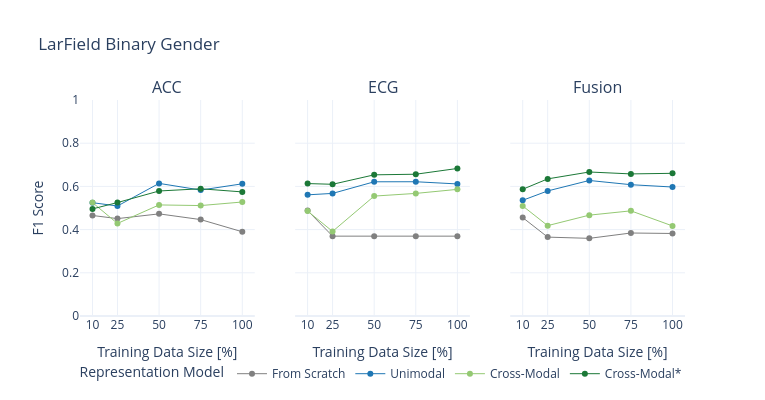

The code cell stored with this chart in its notebook:
### Code cell
import pandas as pd
import plotly.graph_objects as go
from plotly.subplots import make_subplots

aggregated_results = aggregated_results[aggregated_results["lr"]=="0.005"].sort_values(by="modality")

# Define consistent colors per model
color_dict = {
    "unimodal": "#1F77B4",
    "multimodal": "#94C973",
    "multimodal_initialized_encoders": "#1B7837",
    "multimodal_not_loaded_checkpoint": "gray"
}

models_dict = {
    "unimodal": "Unimodal",
    "multimodal": "Cross-Modal",
    "multimodal_initialized_encoders": "Cross-Modal*",
    "multimodal_not_loaded_checkpoint": "From Scratch",
}
model_order = [
    "multimodal_not_loaded_checkpoint",  # From Scratch
    "unimodal",                          # Unimodal
    "multimodal",                        # Cross-Modal
    "multimodal_initialized_encoders"   # Cross-Modal*
]
modalities_dict = {'ACC': 'ACC', 'ECG': 'ECG', 'ECG_ACC': 'Fusion'}


# Unique modalities and models
modalities = aggregated_results['modality'].unique()
models = aggregated_results['experiment_description_short'].unique()

# Create subplot grid: 1 row, multiple columns for each modality
fig = make_subplots(rows=1, cols=len(modalities), shared_yaxes=True,
                    subplot_titles=[modalities_dict[m] for m in modalities])

shown_in_legend = set()

for col_idx, modality in enumerate(modalities, start=1):
    df_modality = aggregated_results[aggregated_results['modality'] == modality]
    
    for model in model_order:
        df_model = df_modality[df_modality['experiment_description_short'] == model]
        if df_model.empty:
            continue

        df_model = df_model.sort_values(by="train_size")
        model_name = models_dict.get(model, model)  # fallback to key if not found

        # Line + marker
        fig.add_trace(
            go.Scatter(
                x=df_model["train_size"],
                y=df_model["F1_score_mean"],
                mode='lines+markers',
                name=model_name,
                showlegend=model_name not in shown_in_legend,
                marker=dict(color=color_dict.get(model, "black")),
                line=dict(color=color_dict.get(model, "black"), width=1),
                legendgroup=model
            ),
            row=1, col=col_idx
        )

        shown_in_legend.add(model_name)
        # Confidence interval
        fig.add_trace(
            go.Scatter(
                x=pd.concat([df_model["train_size"], df_model["train_size"][::-1]]),
                y=pd.concat([
                    df_model["F1_score_mean"] + df_model["F1_score_std"],
                    (df_model["F1_score_mean"] - df_model["F1_score_std"])[::-1]
                ]),
                fill='toself',
                fillcolor=color_dict.get(model, "gray").replace(")", "66)"),  # ~40% opacity
                line=dict(color='rgba(255,255,255,0)'),
                hoverinfo="skip",
                showlegend=False,
                legendgroup=model
            ),
            row=1, col=col_idx
        )

# Layout customization
fig.update_layout(
    template="plotly_white",
    height=400,
    width=255 * len(modalities),
    showlegend=True,
    legend_title_text="Representation Model",
    legend=dict(
        orientation="h",
        yanchor="top",
        y=-0.2,
        xanchor="center",
        x=0.5,
        font=dict(size=12)
    ),
    title = "LarField Binary Gender"
)

# Axes settings
fig.update_yaxes(title_text="F1 Score", range=[0, 1])
fig.update_xaxes(title_text="Training Data Size [%]")

for i in range(2, 3 + 1):
    fig.update_yaxes(title_text='', row=1, col=i)
for i in range(1, 3 + 1):
    fig.update_xaxes(
        tickmode='array',
        tickvals=[10, 25, 50, 75, 100],
        row=1, col=i
    )    

fig.show()

### Figure 1 — Plotly figure (JSON) as saved in the notebook; plotly's stock layout.template omitted (floating-point values rounded to 4 significant figures)
{"data": [{"legendgroup": "multimodal_not_loaded_checkpoint", "line": {"color": "gray", "width": 1}, "marker": {"color": "gray"}, "mode": "lines+markers", "name": "From Scratch", "showlegend": true, "type": "scatter", "x": [10, 25, 50, 75, 100], "xaxis": "x", "y": [0.4654, 0.4508, 0.4728, 0.4463, 0.3899], "yaxis": "y"}, {"fill": "toself", "fillcolor": "gray", "hoverinfo": "skip", "legendgroup": "multimodal_not_loaded_checkpoint", "line": {"color": "rgba(255,255,255,0)"}, "showlegend": false, "type": "scatter", "x": [10, 25, 50, 75, 100, 100, 75, 50, 25, 10], "xaxis": "x", "y": [null, null, null, null, null, null, null, null, null, null], "yaxis": "y"}, {"legendgroup": "unimodal", "line": {"color": "#1F77B4", "width": 1}, "marker": {"color": "#1F77B4"}, "mode": "lines+markers", "name": "Unimodal", "showlegend": true, "type": "scatter", "x": [10, 25, 50, 75, 100], "xaxis": "x", "y": [0.5246, 0.5093, 0.614, 0.583, 0.6119], "yaxis": "y"}, {"fill": "toself", "fillcolor": "#1F77B4", "hoverinfo": "skip", "legendgroup": "unimodal", "line": {"color": "rgba(255,255,255,0)"}, "showlegend": false, "type": "scatter", "x": [10, 25, 50, 75, 100, 100, 75, 50, 25, 10], "xaxis": "x", "y": [null, null, null, null, null, null, null, null, null, null], "yaxis": "y"}, {"legendgroup": "multimodal", "line": {"color": "#94C973", "width": 1}, "marker": {"color": "#94C973"}, "mode": "lines+markers", "name": "Cross-Modal", "showlegend": true, "type": "scatter", "x": [10, 25, 50, 75, 100], "xaxis": "x", "y": [0.5249, 0.4285, 0.5142, 0.5113, 0.5277], "yaxis": "y"}, {"fill": "toself", "fillcolor": "#94C973", "hoverinfo": "skip", "legendgroup": "multimodal", "line": {"color": "rgba(255,255,255,0)"}, "showlegend": false, "type": "scatter", "x": [10, 25, 50, 75, 100, 100, 75, 50, 25, 10], "xaxis": "x", "y": [null, null, null, null, null, null, null, null, null, null], "yaxis": "y"}, {"legendgroup": "multimodal_initialized_encoders", "line": {"color": "#1B7837", "width": 1}, "marker": {"color": "#1B7837"}, "mode": "lines+markers", "name": "Cross-Modal*", "showlegend": true, "type": "scatter", "x": [10, 25, 50, 75, 100], "xaxis": "x", "y": [0.4958, 0.5252, 0.5787, 0.589, 0.5745], "yaxis": "y"}, {"fill": "toself", "fillcolor": "#1B7837", "hoverinfo": "skip", "legendgroup": "multimodal_initialized_encoders", "line": {"color": "rgba(255,255,255,0)"}, "showlegend": false, "type": "scatter", "x": [10, 25, 50, 75, 100, 100, 75, 50, 25, 10], "xaxis": "x", "y": [null, null, null, null, null, null, null, null, null, null], "yaxis": "y"}, {"legendgroup": "multimodal_not_loaded_checkpoint", "line": {"color": "gray", "width": 1}, "marker": {"color": "gray"}, "mode": "lines+markers", "name": "From Scratch", "showlegend": false, "type": "scatter", "x": [10, 25, 50, 75, 100], "xaxis": "x2", "y": [0.4883, 0.3697, 0.3697, 0.3697, 0.3697], "yaxis": "y2"}, {"fill": "toself", "fillcolor": "gray", "hoverinfo": "skip", "legendgroup": "multimodal_not_loaded_checkpoint", "line": {"color": "rgba(255,255,255,0)"}, "showlegend": false, "type": "scatter", "x": [10, 25, 50, 75, 100, 100, 75, 50, 25, 10], "xaxis": "x2", "y": [null, null, null, null, null, null, null, null, null, null], "yaxis": "y2"}, {"legendgroup": "unimodal", "line": {"color": "#1F77B4", "width": 1}, "marker": {"color": "#1F77B4"}, "mode": "lines+markers", "name": "Unimodal", "showlegend": false, "type": "scatter", "x": [10, 25, 50, 75, 100], "xaxis": "x2", "y": [0.5609, 0.5675, 0.6214, 0.6216, 0.6114], "yaxis": "y2"}, {"fill": "toself", "fillcolor": "#1F77B4", "hoverinfo": "skip", "legendgroup": "unimodal", "line": {"color": "rgba(255,255,255,0)"}, "showlegend": false, "type": "scatter", "x": [10, 25, 50, 75, 100, 100, 75, 50, 25, 10], "xaxis": "x2", "y": [null, null, null, null, null, null, null, null, null, null], "yaxis": "y2"}, {"legendgroup": "multimodal", "line": {"color": "#94C973", "width": 1}, "marker": {"color": "#94C973"}, "mode": "lines+markers", "name": "Cross-Modal", "showlegend": false, "type": "scatter", "x": [10, 25, 50, 75, 100], "xaxis": "x2", "y": [0.4858, 0.3916, 0.5552, 0.5675, 0.5863], "yaxis": "y2"}, {"fill": "toself", "fillcolor": "#94C973", "hoverinfo": "skip", "legendgroup": "multimodal", "line": {"color": "rgba(255,255,255,0)"}, "showlegend": false, "type": "scatter", "x": [10, 25, 50, 75, 100, 100, 75, 50, 25, 10], "xaxis": "x2", "y": [null, null, null, null, null, null, null, null, null, null], "yaxis": "y2"}, {"legendgroup": "multimodal_initialized_encoders", "line": {"color": "#1B7837", "width": 1}, "marker": {"color": "#1B7837"}, "mode": "lines+markers", "name": "Cross-Modal*", "showlegend": false, "type": "scatter", "x": [10, 25, 50, 75, 100], "xaxis": "x2", "y": [0.6131, 0.6098, 0.6535, 0.6564, 0.683], "yaxis": "y2"}, {"fill": "toself", "fillcolor": "#1B7837", "hoverinfo": "skip", "legendgroup": "multimodal_initialized_encoders", "line": {"color": "rgba(255,255,255,0)"}, "showlegend": false, "type": "scatter", "x": [10, 25, 50, 75, 100, 100, 75, 50, 25, 10], "xaxis": "x2", "y": [null, null, null, null, null, null, null, null, null, null], "yaxis": "y2"}, {"legendgroup": "multimodal_not_loaded_checkpoint", "line": {"color": "gray", "width": 1}, "marker": {"color": "gray"}, "mode": "lines+markers", "name": "From Scratch", "showlegend": false, "type": "scatter", "x": [10, 25, 50, 75, 100], "xaxis": "x3", "y": [0.4556, 0.3652, 0.3595, 0.3842, 0.382], "yaxis": "y3"}, {"fill": "toself", "fillcolor": "gray", "hoverinfo": "skip", "legendgroup": "multimodal_not_loaded_checkpoint", "line": {"color": "rgba(255,255,255,0)"}, "showlegend": false, "type": "scatter", "x": [10, 25, 50, 75, 100, 100, 75, 50, 25, 10], "xaxis": "x3", "y": [null, null, null, null, null, null, null, null, null, null], "yaxis": "y3"}, {"legendgroup": "unimodal", "line": {"color": "#1F77B4", "width": 1}, "marker": {"color": "#1F77B4"}, "mode": "lines+markers", "name": "Unimodal", "showlegend": false, "type": "scatter", "x": [10, 25, 50, 75, 100], "xaxis": "x3", "y": [0.5357, 0.579, 0.6275, 0.6079, 0.5971], "yaxis": "y3"}, {"fill": "toself", "fillcolor": "#1F77B4", "hoverinfo": "skip", "legendgroup": "unimodal", "line": {"color": "rgba(255,255,255,0)"}, "showlegend": false, "type": "scatter", "x": [10, 25, 50, 75, 100, 100, 75, 50, 25, 10], "xaxis": "x3", "y": [null, null, null, null, null, null, null, null, null, null], "yaxis": "y3"}, {"legendgroup": "multimodal", "line": {"color": "#94C973", "width": 1}, "marker": {"color": "#94C973"}, "mode": "lines+markers", "name": "Cross-Modal", "showlegend": false, "type": "scatter", "x": [10, 25, 50, 75, 100], "xaxis": "x3", "y": [0.5093, 0.4183, 0.4669, 0.4868, 0.417], "yaxis": "y3"}, {"fill": "toself", "fillcolor": "#94C973", "hoverinfo": "skip", "legendgroup": "multimodal", "line": {"color": "rgba(255,255,255,0)"}, "showlegend": false, "type": "scatter", "x": [10, 25, 50, 75, 100, 100, 75, 50, 25, 10], "xaxis": "x3", "y": [null, null, null, null, null, null, null, null, null, null], "yaxis": "y3"}, {"legendgroup": "multimodal_initialized_encoders", "line": {"color": "#1B7837", "width": 1}, "marker": {"color": "#1B7837"}, "mode": "lines+markers", "name": "Cross-Modal*", "showlegend": false, "type": "scatter", "x": [10, 25, 50, 75, 100], "xaxis": "x3", "y": [0.5867, 0.6348, 0.6667, 0.6578, 0.6606], "yaxis": "y3"}, {"fill": "toself", "fillcolor": "#1B7837", "hoverinfo": "skip", "legendgroup": "multimodal_initialized_encoders", "line": {"color": "rgba(255,255,255,0)"}, "showlegend": false, "type": "scatter", "x": [10, 25, 50, 75, 100, 100, 75, 50, 25, 10], "xaxis": "x3", "y": [null, null, null, null, null, null, null, null, null, null], "yaxis": "y3"}], "layout": {"annotations": [{"font": {"size": 16}, "showarrow": false, "text": "ACC", "x": 0.1444, "xanchor": "center", "xref": "paper", "y": 1, "yanchor": "bottom", "yref": "paper"}, {"font": {"size": 16}, "showarrow": false, "text": "ECG", "x": 0.5, "xanchor": "center", "xref": "paper", "y": 1, "yanchor": "bottom", "yref": "paper"}, {"font": {"size": 16}, "showarrow": false, "text": "Fusion", "x": 0.8556, "xanchor": "center", "xref": "paper", "y": 1, "yanchor": "bottom", "yref": "paper"}], "height": 400, "legend": {"font": {"size": 12}, "orientation": "h", "title": {"text": "Representation Model"}, "x": 0.5, "xanchor": "center", "y": -0.2, "yanchor": "top"}, "showlegend": true, "title": {"text": "LarField Binary Gender"}, "width": 765, "xaxis": {"anchor": "y", "domain": [0, 0.2889], "tickmode": "array", "tickvals": [10, 25, 50, 75, 100], "title": {"text": "Training Data Size [%]"}}, "xaxis2": {"anchor": "y2", "domain": [0.3556, 0.6444], "tickmode": "array", "tickvals": [10, 25, 50, 75, 100], "title": {"text": "Training Data Size [%]"}}, "xaxis3": {"anchor": "y3", "domain": [0.7111, 1], "tickmode": "array", "tickvals": [10, 25, 50, 75, 100], "title": {"text": "Training Data Size [%]"}}, "yaxis": {"anchor": "x", "domain": [0, 1], "range": [0, 1], "title": {"text": "F1 Score"}}, "yaxis2": {"anchor": "x2", "domain": [0, 1], "matches": "y", "range": [0, 1], "showticklabels": false, "title": {"text": ""}}, "yaxis3": {"anchor": "x3", "domain": [0, 1], "matches": "y", "range": [0, 1], "showticklabels": false, "title": {"text": ""}}}}
